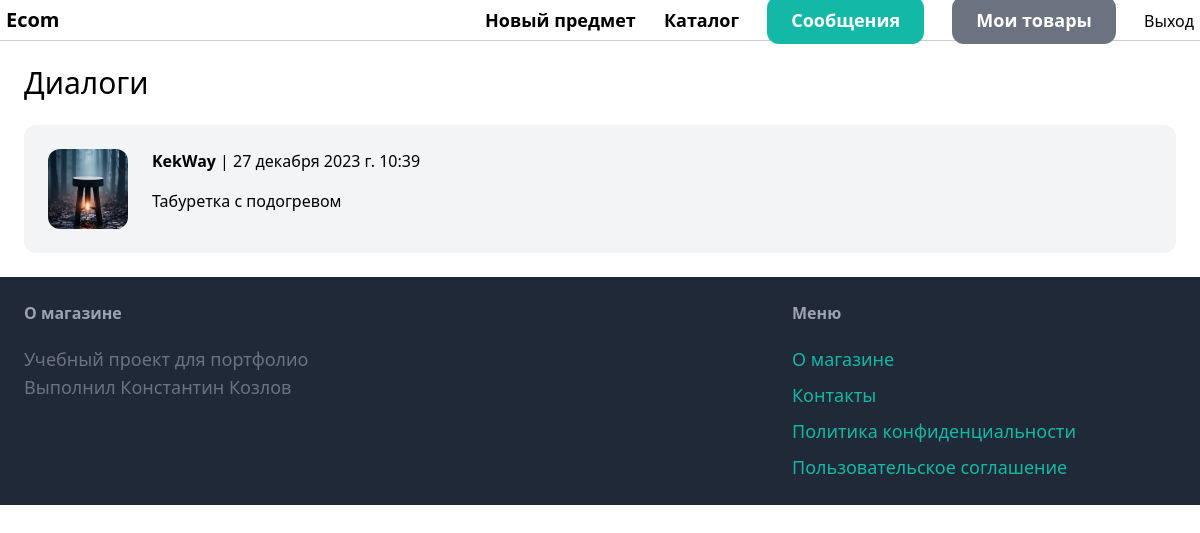
The page /inbox/ (signed in) on the database its author committed.
### conversation/models.py (models this page shows)
class Conversation(models.Model):
    item = models.ForeignKey(Item, on_delete=models.CASCADE)
    members = models.ManyToManyField(User, related_name='conversation')
    created_at = models.DateTimeField(auto_now_add=True)
    modified_at = models.DateTimeField(auto_now=True)
    class Meta:
        verbose_name = 'conversation'
        verbose_name_plural = 'conversations'
        ordering = ('-modified_at',)

### item/models.py (models this page shows, shortened)
class Item(models.Model):
    category = models.ForeignKey(Category, related_name='items', on_delete=models.CASCADE)
    name = models.CharField(max_length=255)
    description = models.TextField(blank=True, null=True)
    price = models.FloatField()
    image = models.ImageField(upload_to='item_images', blank=True, null=True)
    is_sold = models.BooleanField(default=False)
    created_at = models.DateTimeField(auto_now_add=True)
    created_by = models.ForeignKey(User, related_name='items', on_delete=models.CASCADE)

### conversation/views.py (the view)
# urls.py: path('inbox/', include('conversation.urls')),
@login_required
def inbox(request):
    conversations = Conversation.objects.filter(members__in=[request.user.id])
    return render(request, 'conversation/inbox.html', {
        'conversations': conversations
    })

### conversation/templates/conversation/inbox.html (shortened to what this page needs)
{% extends 'core/base.html' %}
{% block content %}
    <h1 class="mb-6 text-3xl">Диалоги</h1>
    <div class="space-y-6">
        {% for conversation in conversations %}
            <a href="{% url 'conversation:detail' conversation.id %}">
                <div class="p-6 bg-gray-100 rounded-xl flex bg-gray-100 rounded-xl">
                    <div class="pr-6">
                        <img src="{{ conversation.item.image.url }}" class="w-20 rounded-xl">
                    </div>
                    <div>
                        {% for member in conversation.members.all %}
                            {% if member != request.user %}
                                <p class="mb-4"><strong>{{ member.username }}</strong> | {{ conversation.modified_at }}</p>
                                <p>{{ conversation.item.name }}</p>
                            {% endif %}
                        {% endfor %}
                    </div>
                </div>
            </a>
        {% endfor %}
    </div>
{% endblock %}

### rows shown on the page
Conversation: item.image (picture), modified_at "27 декабря 2023 г. 10:39", item.name "Табуретка с подогревом"

### other values the page prints
{{ member.username }} "KekWay"
